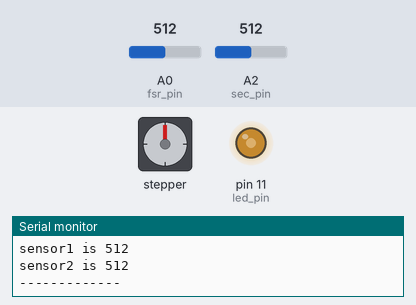
The sketch below on a simulated Arduino Uno, built with avr-gcc and run on an emulated ATmega328P. Parts: stepper motor, output pins drawn as LEDs (lit = HIGH), the last lines printed to the serial monitor. Wiring (inferred from the names in the program): stepper motor driver (200 steps per turn assumed): step pin 5; direction pin 7. The test bench sets the inputs (shaded band); at power-on: A0 (fsr_pin) = 512, A2 (sec_pin) = 512. The ROS host is connected and sends only what is stated.

Above: at 1.2 s.
1.3 s: A0 (fsr_pin) set to 710
At 2.1 s:
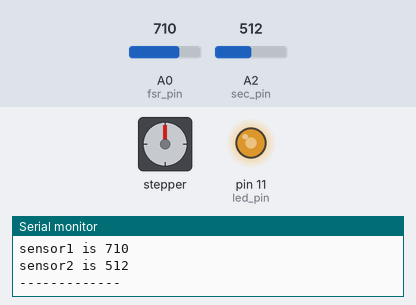
2.8 s: A0 (fsr_pin) set to 900
At 4.0 s:
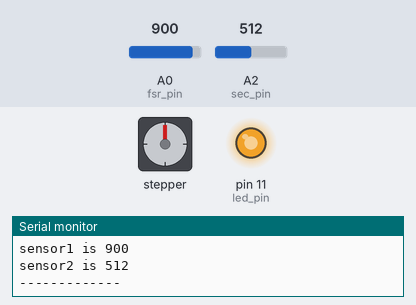
4.3 s: A0 (fsr_pin) set to 122
At 5.2 s:
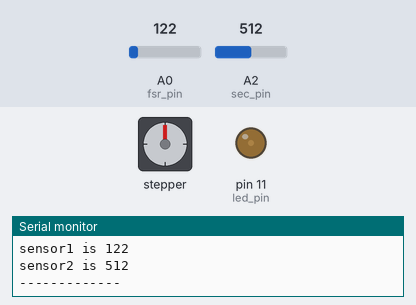
5.8 s: A0 (fsr_pin) set to 0
At 7.0 s:
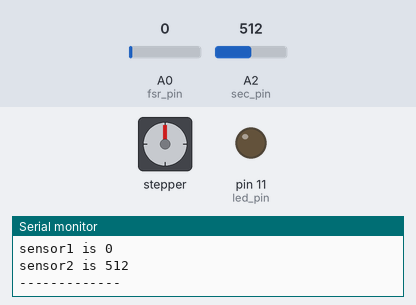
7.3 s: A0 (fsr_pin) set to 510
At 8.1 s:
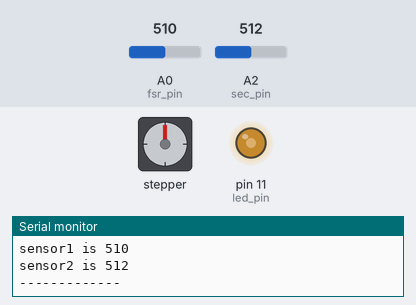
Timing chart, 0 to 9.8 s (numbered marks = the images above; inputs shaded):
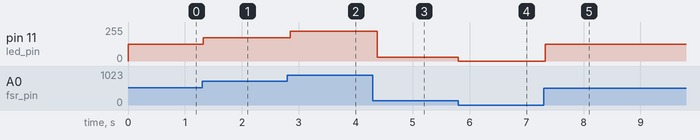

Measured:
- after the input at 1.3 s, pin 11 (led_pin): 127/255 → 176/255 at once
- after the input at 2.8 s, pin 11 (led_pin): 176/255 → 224/255 after 0.05 s
- after the input at 4.3 s, pin 11 (led_pin): 224/255 → 30/255 after 0.08 s
- after the input at 5.8 s, pin 11 (led_pin): 30/255 → 0/255 at once
- after the input at 7.3 s, pin 11 (led_pin): 0/255 → 127/255 at once

The sketch:

vx200_fsr_rosserial.ino
```cpp
#include <ros.h>
#include <std_msgs/Int16.h>
#include <std_msgs/Int16MultiArray.h>

#define led_pin 11
#define fsr_pin A0
#define sec_pin A2
// first define the pins
const int DirPin = 7;    // this pin defines direction CW or CCW
const int StepPin = 5;   // pulse this pin to move one step
//const int fsr_pin = 14;// force snesor place

const int SPR = 100;    // Steps per revolution
const int ONCE = 500;

////////////////////ros define///////////
ros::NodeHandle nh;
std_msgs::Int16 int_msg1;
std_msgs::Int16 int_msg2;
ros::Publisher fsr1("fsr1", &int_msg1);
ros::Publisher fsr2("fsr2", &int_msg2);
//std_msgs::Int16MultiArray arr_msg;
//ros::Publisher fsr("fsr", &arr_msg);
/////////////////////////////////////////


void setup()
{
  Serial.begin(57600);
  // Make pins as Outputs
  pinMode(StepPin, OUTPUT);
  pinMode(DirPin, OUTPUT);
  nh.initNode();
  nh.advertise(fsr1);
  nh.advertise(fsr2);
// nh.advertise(fsr);

}
void loop()
{
  int fsr_value = analogRead(fsr_pin); // 讀取FSR
  int sec_value = analogRead(sec_pin);
  int led_value = map(fsr_value, 0, 1023, 0, 255); // mapping 1023 to 255
  analogWrite(led_pin, led_value); // change ked light
  Serial.print("sensor1 is ");
  Serial.println(fsr_value);
  Serial.print("sensor2 is ");
  Serial.println(sec_value);
  //Serial.println(led_value);
  Serial.println("-------------");
  //////////////transfer function///////////////
  int o1=0, o2=0;
  if(fsr_value==0)
    o1=0;
  if(fsr_value<=100)
    o1=fsr_value*0.01*0.15;
  else if(fsr_value<=200)
    o1=(fsr_value-100)*0.01*0.02+0.15;
  else if(fsr_value<=300)
    o1=(fsr_value-200)*0.01*0.08+0.17;
  else if(fsr_value<=400)
    o1=(fsr_value-300)*0.01*0.1+0.25;
  else if(fsr_value<=500)
    o1=(fsr_value-400)*0.01*0.15+0.35;
  else if(fsr_value<=600)
    o1=(fsr_value-500)*0.01*0.4+0.5;
  else if(fsr_value<=700)
    o1=(fsr_value-600)*0.01*0.9+0.9;
  else if(fsr_value<=800)
    o1=(fsr_value-700)*0.01*1.7+1.8;
  else if(fsr_value<=900)
    o1=(fsr_value-800)*0.01*6.5+3.5;
  else if(fsr_value<=1000)
    o1=(fsr_value-900)*0.01*90+10;
  else if(fsr_value<=1024)
    o1=666666;
  ///////////////ros output//////////
  int_msg1.data=o1;
  fsr1.publish(&int_msg1);
  int_msg2.data=sec_value;
  fsr2.publish(&int_msg2);
  nh.spinOnce();
  //arr_msg.data[0]=fsr_value;
  //arr_msg.data[1]=sec_value;
  //fsr.publish(&arr_msg);
  //nh.spinOnce();
  ///////////////////////////////////
  delay(100);


}
```
